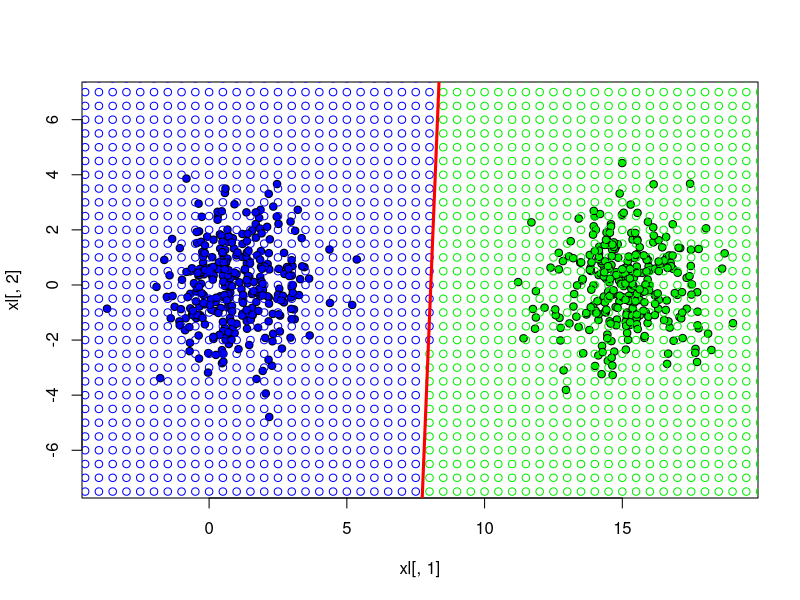

Write R code to recreate this figure.
library(MASS) # Generation of multidimensional normal distribution
ObjectsCountOfEachClass <- 300

estimateFisherCovarianceMatrix <- function(objects1,
                                           objects2, mu1, mu2)
{
  rows1 <- dim(objects1)[1]
  rows2 <- dim(objects2)[1]
  rows <- rows1 + rows2
  cols <- dim(objects1)[2]
  sigma <- matrix(0, cols, cols)
  for (i in 1:rows1)
  {
    sigma <- sigma + (t(objects1[i,] - mu1) %*%
                        (objects1[i,] - mu1)) / (rows + 2)
  }
  for (i in 1:rows2)
  {
    sigma <- sigma + (t(objects2[i,] - mu2) %*%
                        (objects2[i,] - mu2)) / (rows + 2)
  }
  return (sigma)
}

estimateMu <- function(xl)
{

	m <- dim(xl)[2]
	mu <- matrix(NA, 1, m)
	
	for(i in 1:m)
	{
		mu[1,i] <- mean(xl[,i])
	}
	
	return(mu)	
}

Sigma1 <- matrix(c(2, 0, 0, 2), 2, 2)
Sigma2 <- matrix(c(2, 0, 0, 2), 2, 2)
Mu1 <- c(1, 0)
Mu2 <- c(15, 0)
xy1 <- mvrnorm(n=ObjectsCountOfEachClass, Mu1, Sigma1)
xy2 <- mvrnorm(n=ObjectsCountOfEachClass, Mu2, Sigma2)

xl <- rbind(cbind(xy1, 1), cbind(xy2, 2))

colors <- c("blue", "green2")
plot(xl[,1], xl[,2], pch = 21, bg = colors[xl[,3]], asp = 1)

objectsOfFirstClass <- xl[xl[,3] == 1, 1:2]
objectsOfSecondClass <- xl[xl[,3] == 2, 1:2]
mu1 <- estimateMu(objectsOfFirstClass)
mu2 <- estimateMu(objectsOfSecondClass)
sigma <- estimateFisherCovarianceMatrix(objectsOfFirstClass, objectsOfSecondClass, mu1, mu2)
mu<-rbind(mu1,mu2)

classifier <- function(xy,m,s,lambda,Py)
{
  n <- dim(mu)[2]
  p <- rep(0,n)
  for(i in 1:n) {
   mu <- matrix(c(m[i,1],m[i,2]),1,2)
   det <- det(sigma)
   a <- sigma[2,2]/det
   b <- -sigma[2,1]/det
   c <- -sigma[1,2]/det
   d <- sigma[1,1]/det

   A <- -2*mu[1]*a-mu[2]*b-mu[2]*c #x
   B <- -mu[1]*b-mu[2]*c-2*mu[2]*d #y
   C <- a*mu[1]^2 + mu[1]*mu[2]*b+ mu[1]*mu[2]*c+ d*mu[2]^2
    
    func <- function(x, y) {
      f<-x*A + y*B + C
    }
    f<-func(xy[1],xy[2])
    p[i] <- log(lambda*Py) - f
  }
  if(p[1] > p[2])
  {
    class<-colors[1]
  }
  else
  {
    class<-colors[2]
  }
  return(class)
}

drawline <- function(mu1,mu2,sigma) {
inverseSigma <- solve(sigma)
alpha <- inverseSigma %*% t(mu1 - mu2)
mu_st <- (mu1 + mu2) / 2
beta <- mu_st %*% alpha

abline(beta / alpha[2,1], -alpha[1,1]/alpha[2,1], col = "red", lwd = 3)

}

x <- -10
while(x < 40)
{
  y <- -10
  while(y < 40)
  {
    xy <- c(x,y)
    c <- classifier(xy,mu,sigma,lambda=1,P=0.5)
    points(xy[1],xy[2], col=c)
    y <- y+0.5
  }
  x <- x+0.5
}


drawline(mu1,mu2,sigma)

